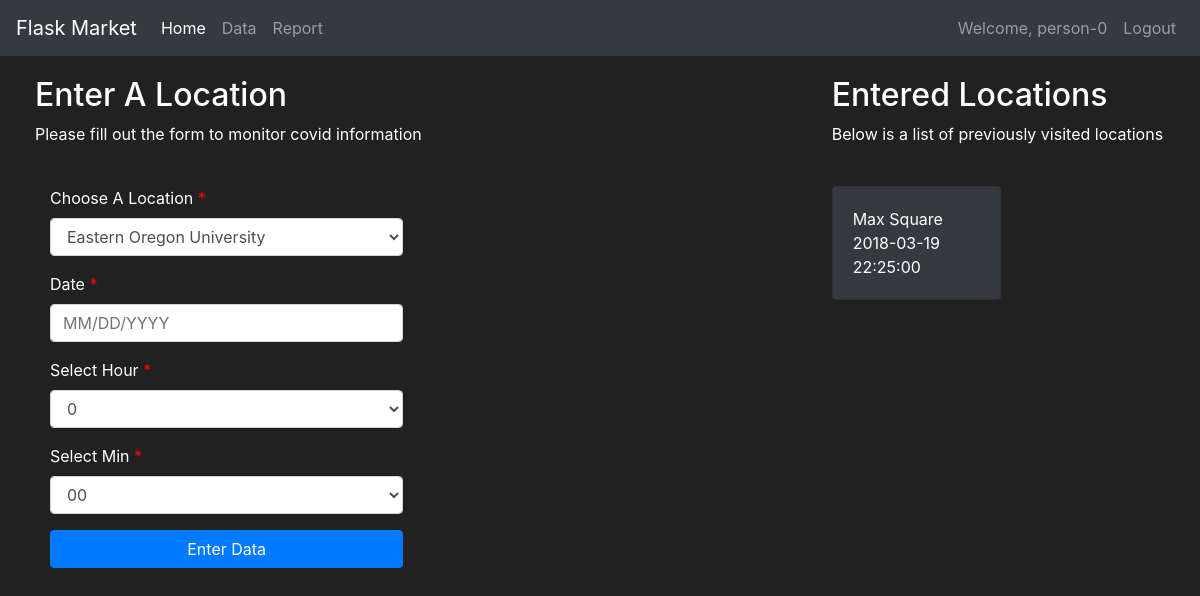
The app's page /data (signed in), older data.
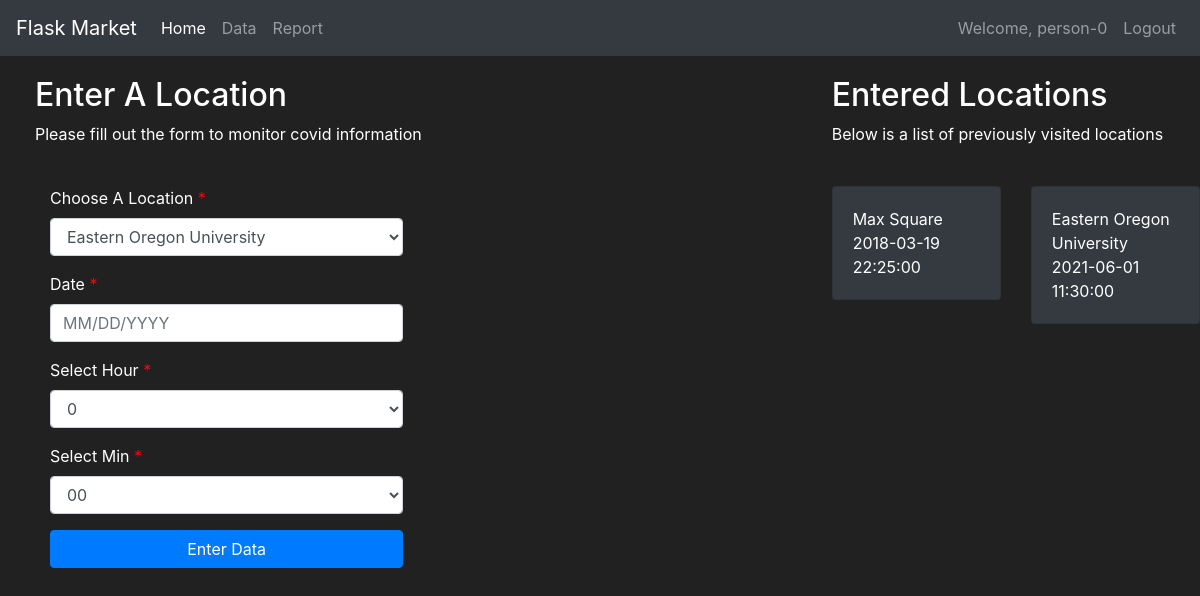
The same page, newer data.
### tracker/models.py (models this page shows)
class Location(db.Model):
    id = db.Column(db.Integer(), primary_key=True)
    name = db.Column(db.String(length=30), nullable=False)
    infection = db.Column(db.Float(), nullable=False, default=0.0)
    owner = db.Column(db.Integer(), db.ForeignKey('user.id'))
    date = db.Column(db.Date(), default='2020-01-01 12:00')
    time = db.Column(db.Time(), default='00:00')

### tracker/routes.py (the view, shortened to what this page needs)
@app.route('/data', methods=['GET', 'POST'])
@login_required
def data_page():
    data_form = EnterDataForm()
    if request.method == "GET":
        owned_locations = Location.query.filter_by(owner=current_user.id)
        return render_template('data.html', data_form=data_form, owned_locations=owned_locations)

### tracker/forms.py (shortened to what this page needs)
class EnterDataForm(FlaskForm):
    enter_data = SubmitField(label='Enter Data')
    update_user = SubmitField(label='Update User')
    update_location = SubmitField(label='Update Location')

### tracker/models.py (called while the page is built)
@login_manager.user_loader
def load_user(user_id):
    return User.query.get(int(user_id))

### tracker/templates/data.html (shortened to what this page needs)
{% extends 'base.html' %}
{% block content %}
<div class="row" style="margin-top:20px; margin-left:20px">
    <div class="col-8">
        <h2>Enter A Location</h2>
        <p>Please fill out the form to monitor covid information</p>
        <br>
        <div class="container-fluid">
            <div class="row">
                <div class="col-md-6 col-sm-6 col-xs-12">
                    <form method="POST">
                        <div class="form-group ">
                            <label class="control-label requiredField" for="Location"> Choose A Location
                                <span class="asteriskField">
                                    *
                                </span>
                            </label>
                            <select class="select form-control" id="Location" name="Location">
                                <option value="Eastern Oregon University"> Eastern Oregon University </option>
                            </select>
                        </div>
                        <div class="form-group ">
                            <label class="control-label requiredField" for="date"> Date
                                <span class="asteriskField">
                                    *
                                </span>
                            </label>
                            <input class="form-control" id="date" name="date" placeholder="MM/DD/YYYY" type="text" />
                        </div>
                        <div class="form-group ">
                            <label class="control-label requiredField" for="Hour"> Select Hour
                                <span class="asteriskField">
                                    *
                                </span>
                            </label>
                            <select class="select form-control" id="Hour" name="Hour">
                                {% for i in range(24) %}
                                <option value="{{ i }}"> {{ i }} </option>
                                {% endfor %}
                            </select>
                        </div>
                        <div class="form-group ">
                            <label class="control-label requiredField" for="Min"> Select Min
                                <span class="asteriskField">
                                    *
                                </span>
                            </label>
                            <select class="select form-control" id="Min" name="Min">
                                <option value="00"> 00 </option>
                            </select>
                        </div>
                        <div class="form-group">
                            <div>
                                {{ data_form.enter_data( class="btn btn-primary btn-block")}}
                            </div>
                        </div>
                    </form>
                </div>
            </div>
        </div>
    </div>
    <div class="col-4">
        <h2>Entered Locations</h2>
        <p>Below is a list of previously visited locations</p>
        <br>
        <div class="row">
            {% for owned_location in owned_locations %}
            <div class="col-md-6">
                <div style="margin-bottom: 5px" class="card text-left bg-dark">
                    <div class="card-body">
                        {{ owned_location.name }}
                        <br>
                        {{ owned_location.date }}
                        <br>
                        {{ owned_location.time }}
                    </div>
                </div>
            </div>
            {% endfor %}
        </div>
    </div>
</div>
{% endblock %}

Row changes from the older to the newer data that the page shows:
added Location: name "Eastern Oregon University", date "2021-06-01", time "11:30:00"
